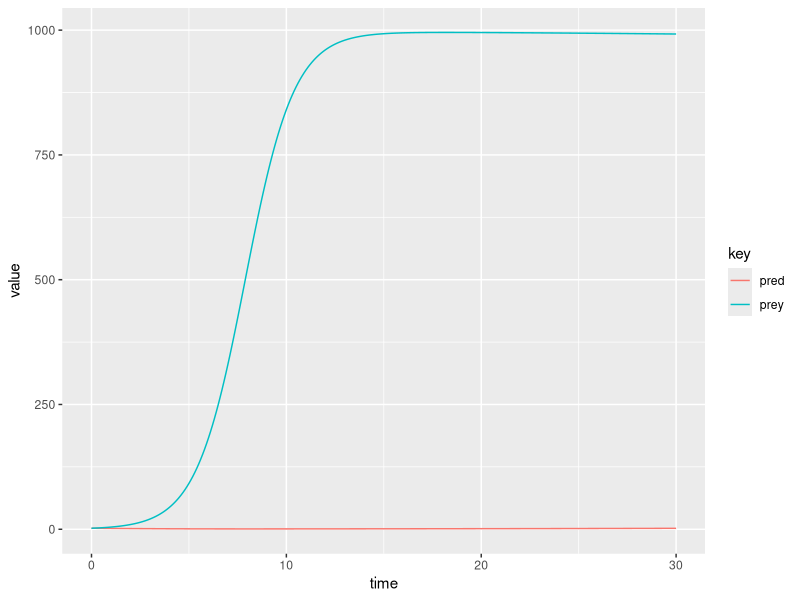

Generate this figure with R:
rm(list = ls())

#pt. 2 of final project
library(ggplot2)
library(tidyr)
library(deSolve)

ddSim=function(t,y,p){
  H = y[1]
  P = y[2]
  b=p[1]
  a=p[2]
  w=p[3]
  d=p[4]
  e=p[5]
  s=p[6]
  
  
  dHdt=(b*H)*(1-a*H)-(w*P)*(H/(d+H))
  dPdt=(e*w*P)*(H/(d+H))-s*P
  
  return(list(c(dHdt,dPdt)))
}
# Specific given initial parameters
params = c(.8,.001,5,400,.07,.2)
NO = c(2,2)
times = seq(0,30, by = .1)

modelSim = ode(y=NO, times = times, func = ddSim, parms = params)
out= data.frame(data=modelSim, time = modelSim[,1], prey=modelSim[,2], pred=modelSim[,3])

out %>%
  gather(key,value, prey, pred) %>%
  ggplot(aes(x=time, y=value, color=key)) + geom_line()


# modeled with changing parameters


# params =c(b,a,w,d,e,s)
# b=list(c(b,b/m,b*m,b,b,b,b,b,b,b,b,b,b))
# a=list(c(a,a,a,a/m,a*m,a,a,a,a,a,a,a,a))
# w=list(c(w,w,w,w,w,w,w,w,w,w,w,w/m,w*m))
# d=list(c(d,d,d,d,d,d,d,d,d,d/m,d*m,d,d))
# e=list(c(e,e,e,e,e,e/m,e*m,e,e,e,e,e,e))
# s=list(c(s,s,s,s,s,s,s,s/m,s*m,s,s,s,s))

parameters2 = data.frame("b"=c(.8,1.6,.4,.8,.8,.8,.8,.8,.8,.8,.8,.8,.8), 
                         "a"=c(.001,.001,.001,.002,.0005,.001,.001,.001,.001,.001,.001,.001,.001),
                         "w"=c(.5,.5,.5,.5,.5,1,.25,.5,.5,.5,.5,.5,.5),
                         "d"=c(400,400,400,400,400,400,400,800,200,400,400,400,400),
                         "e"=c(.07,.07,.07,.07,.07,.07,.07,.07,.07,1.4,.035,.07,.07),
                         "s"=c(.2,.2,.2,.2,.2,.2,.2,.2,.2,.2,.2,.4,.1))

modelH_Output=data.frame("t", "H", "bHhig", "bHlow", "aHhigh", "aHlow", "eHhigh", "eHlow", "sHhigh", "sHlow", "dHhigh", "dHlow", "wHhigh", "wHlow")
modelP_Output=data.frame("t", "P", "bPhigh", "bPlow", "aPhigh", "aPlow", "ePhigh", "ePlo", "sPhigh", "sPlow", "dPhigh", "dPlow", "wPhigh", "wPlow")

modelH_Output[modelH_Output$X.t.==times]
modelP_Output[modelP_Output$X.t.==times]

modelSimList = list()

for(i in 1:nrow(parameters2)){
  params = parameters2[i,]
  modelSim2 = ode(y=NO, times = times, func = ddSim, parms = params)
  modelSimList[[i]] = data.frame(time = modelSim2[,1], prey=modelSim2[,2], pred=modelSim2[,3])
}
